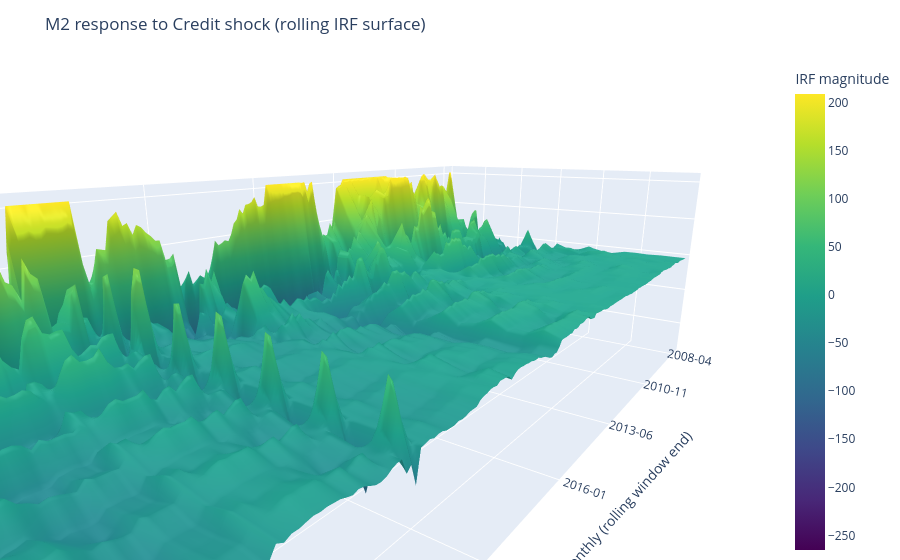
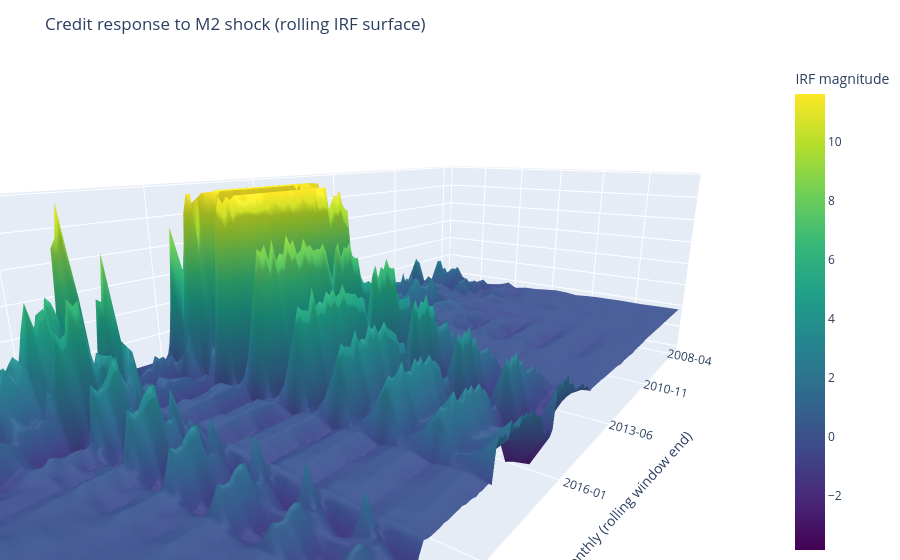

Notebook code for these charts, in order:
### Code cell
# Local Global FAVAR Estimates - Rolling IRL Surface

# Money Supply Response
# (!!!) Surface 1: how does M2 respond over time to a Credit shock?
plot_irf_surface_interactive(
    dates_end = dates1,
    Z = Z1,
    title = "M2 response to Credit shock (rolling IRF surface)",
    scale = 1.0,
    y_max = H,
    y_tick_step = 4,
)

# Credit Response
# (!!!) Surface 2: how does Credit respond over time to a M2 shock?
plot_irf_surface_interactive(
    dates_end = dates2,
    Z = Z2,
    title = "Credit response to M2 shock (rolling IRF surface)",
    scale = 1.0,
    y_max = H,
    y_tick_step = 4,
)

### Figure 1 — Plotly figure (JSON) as saved in the notebook; plotly's stock layout.template omitted (floating-point values rounded to 4 significant figures; data arrays with more than 128 entries replaced by an {"elided": "..."} marker saying what was removed)
{"data": [{"colorbar": {"title": {"text": "IRF magnitude"}}, "colorscale": [[0, "#440154"], [0.1111, "#482878"], [0.2222, "#3e4989"], [0.3333, "#31688e"], [0.4444, "#26828e"], [0.5556, "#1f9e89"], [0.6667, "#35b779"], [0.7778, "#6ece58"], [0.8889, "#b5de2b"], [1, "#fde725"]], "showscale": true, "type": "surface", "x": {"elided": "188 int values"}, "y": [0, 1, 2, 3, 4, 5, 6, 7, 8, 9, 10, 11, 12, 13, 14, 15, 16, 17, 18, 19, 20, 21, 22, 23, 24], "z": {"elided": "25x188 float values"}}], "layout": {"margin": {"b": 0, "l": 0, "r": 0, "t": 60}, "scene": {"aspectratio": {"x": 3.2, "y": 1.4, "z": 0.9}, "camera": {"eye": {"x": 1.7, "y": 1.3, "z": 0.6}}, "xaxis": {"tickmode": "array", "ticktext": ["2008-04", "2010-11", "2013-06", "2016-01", "2018-08", "2021-03", "2023-11"], "tickvals": [0, 31, 62, 93, 124, 155, 187], "title": {"text": "Monthly (rolling window end)"}}, "yaxis": {"dtick": 4, "range": [0, 24], "title": {"text": "Lag / Horizon"}}, "zaxis": {"title": {"text": "Response"}, "zeroline": true}}, "title": {"text": "M2 response to Credit shock (rolling IRF surface)"}}}

### Figure 2 — Plotly figure (JSON) as saved in the notebook; plotly's stock layout.template omitted (floating-point values rounded to 4 significant figures; data arrays with more than 128 entries replaced by an {"elided": "..."} marker saying what was removed)
{"data": [{"colorbar": {"title": {"text": "IRF magnitude"}}, "colorscale": [[0, "#440154"], [0.1111, "#482878"], [0.2222, "#3e4989"], [0.3333, "#31688e"], [0.4444, "#26828e"], [0.5556, "#1f9e89"], [0.6667, "#35b779"], [0.7778, "#6ece58"], [0.8889, "#b5de2b"], [1, "#fde725"]], "showscale": true, "type": "surface", "x": {"elided": "188 int values"}, "y": [0, 1, 2, 3, 4, 5, 6, 7, 8, 9, 10, 11, 12, 13, 14, 15, 16, 17, 18, 19, 20, 21, 22, 23, 24], "z": {"elided": "25x188 float values"}}], "layout": {"margin": {"b": 0, "l": 0, "r": 0, "t": 60}, "scene": {"aspectratio": {"x": 3.2, "y": 1.4, "z": 0.9}, "camera": {"eye": {"x": 1.7, "y": 1.3, "z": 0.6}}, "xaxis": {"tickmode": "array", "ticktext": ["2008-04", "2010-11", "2013-06", "2016-01", "2018-08", "2021-03", "2023-11"], "tickvals": [0, 31, 62, 93, 124, 155, 187], "title": {"text": "Monthly (rolling window end)"}}, "yaxis": {"dtick": 4, "range": [0, 24], "title": {"text": "Lag / Horizon"}}, "zaxis": {"title": {"text": "Response"}, "zeroline": true}}, "title": {"text": "Credit response to M2 shock (rolling IRF surface)"}}}
